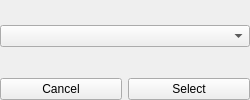
<?xml version="1.0" encoding="UTF-8"?>
<ui version="4.0">
 <class>Widget</class>
 <widget class="QWidget" name="Widget">
  <property name="windowModality">
   <enum>Qt::NonModal</enum>
  </property>
  <property name="geometry">
   <rect>
    <x>0</x>
    <y>0</y>
    <width>250</width>
    <height>100</height>
   </rect>
  </property>
  <property name="sizePolicy">
   <sizepolicy hsizetype="Fixed" vsizetype="Fixed">
    <horstretch>0</horstretch>
    <verstretch>0</verstretch>
   </sizepolicy>
  </property>
  <property name="minimumSize">
   <size>
    <width>250</width>
    <height>100</height>
   </size>
  </property>
  <property name="maximumSize">
   <size>
    <width>250</width>
    <height>100</height>
   </size>
  </property>
  <property name="contextMenuPolicy">
   <enum>Qt::NoContextMenu</enum>
  </property>
  <property name="windowTitle">
   <string>Widget</string>
  </property>
  <layout class="QVBoxLayout" name="verticalLayout">
   <property name="leftMargin">
    <number>0</number>
   </property>
   <property name="topMargin">
    <number>0</number>
   </property>
   <property name="rightMargin">
    <number>0</number>
   </property>
   <property name="bottomMargin">
    <number>0</number>
   </property>
   <item>
    <spacer name="verticalSpacer">
     <property name="orientation">
      <enum>Qt::Vertical</enum>
     </property>
     <property name="sizeHint" stdset="0">
      <size>
       <width>20</width>
       <height>40</height>
      </size>
     </property>
    </spacer>
   </item>
   <item>
    <widget class="QComboBox" name="comboBox"/>
   </item>
   <item>
    <spacer name="verticalSpacer_2">
     <property name="orientation">
      <enum>Qt::Vertical</enum>
     </property>
     <property name="sizeHint" stdset="0">
      <size>
       <width>20</width>
       <height>40</height>
      </size>
     </property>
    </spacer>
   </item>
   <item>
    <layout class="QHBoxLayout" name="horizontalLayout">
     <item>
      <widget class="QPushButton" name="cancelBtn">
       <property name="text">
        <string>Cancel</string>
       </property>
      </widget>
     </item>
     <item>
      <widget class="QPushButton" name="openBtn">
       <property name="text">
        <string>Select</string>
       </property>
      </widget>
     </item>
    </layout>
   </item>
  </layout>
 </widget>
 <layoutdefault spacing="6" margin="11"/>
 <resources/>
 <connections/>
</ui>
